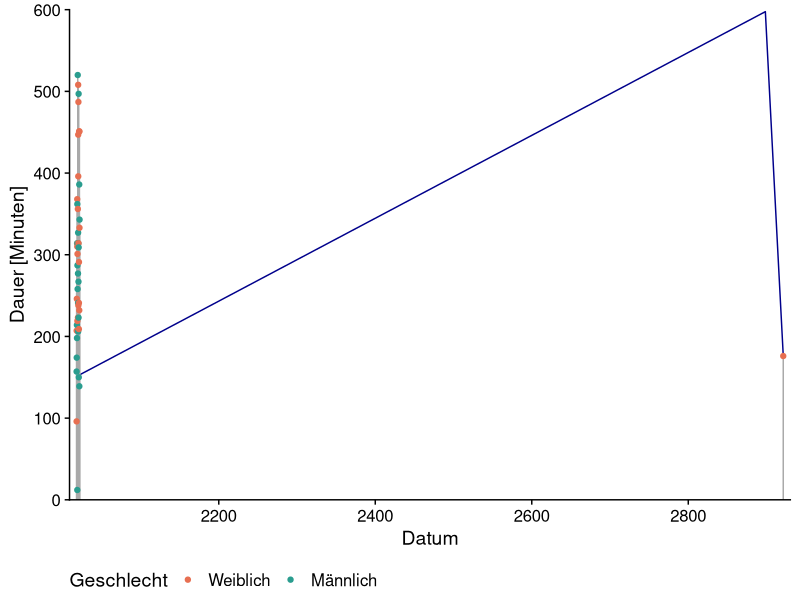
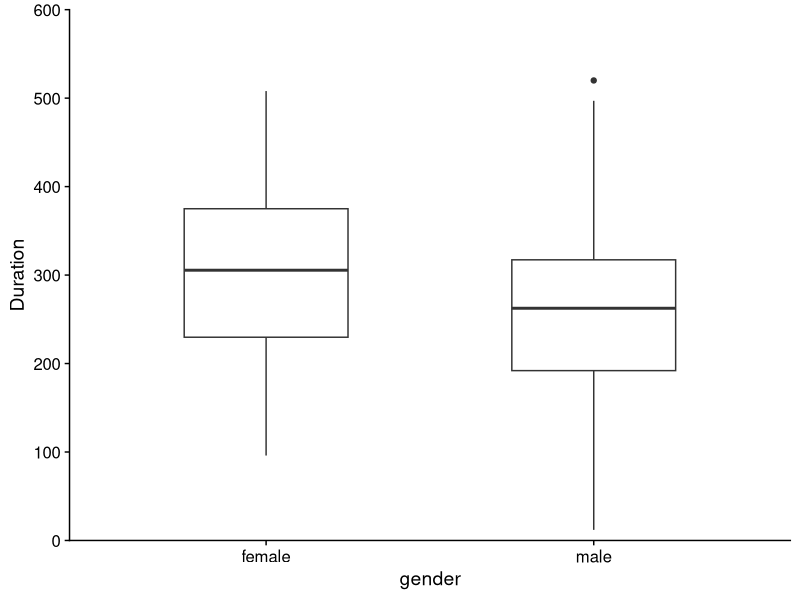
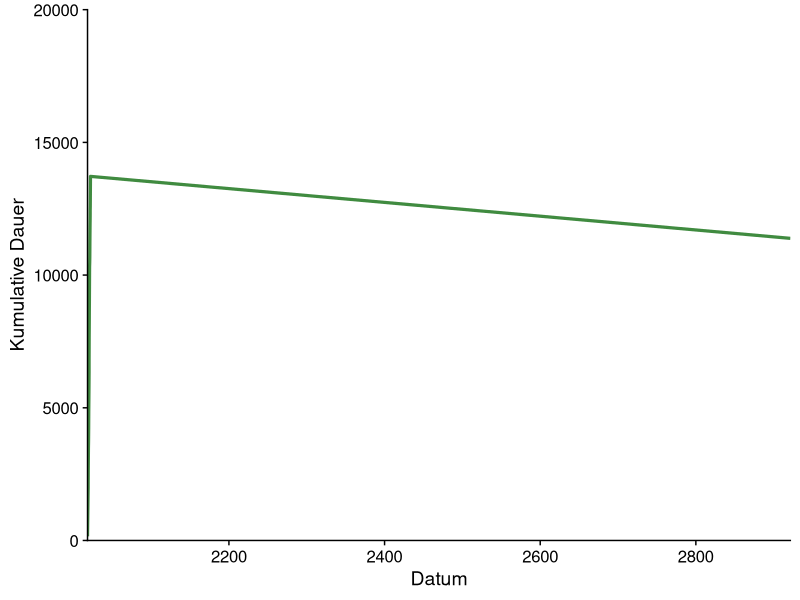
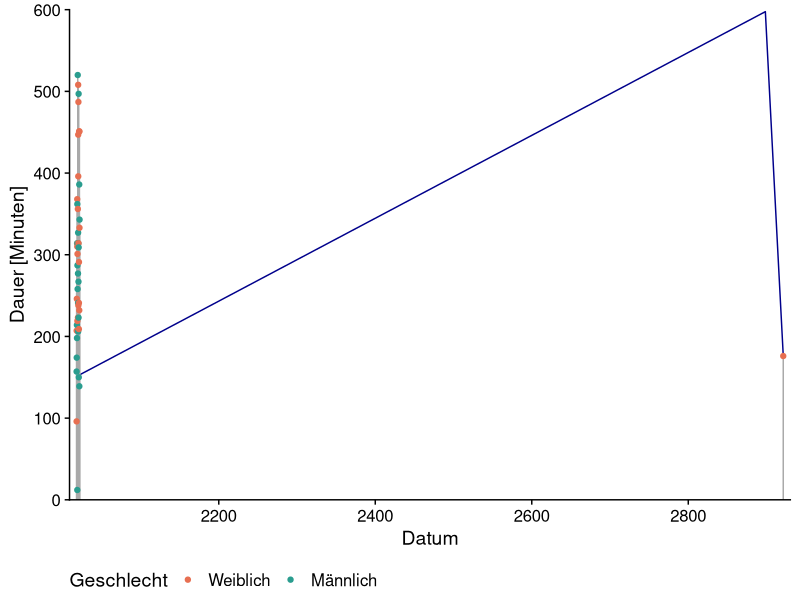

Here is the R script that generated these plots, in order:
# Header --------------------------------------------
#
# Original Author: Simon König, simonkoenig@live.de
# Created on: 2022-03-11
# 
# Last modified by: Simon König, simonkoenig@live.de
# On: 2022-08-02
#
# Script Description: some nice plots of the allesgesagt data
# 
# Notes: 
#
#
#



# load libraries and raw data --------------------------------------

library(lubridate)
library(cowplot)
library(tidyverse)

# some parsing failures aparently, also some of the data needs to be corrected
allesgesagt_raw <- read_csv("allesgesagt/allesgesagt_raw.csv")
# fix(allesgesagt_raw)

# a little bit of data wrangling
allesgesagt <- allesgesagt_raw %>% 
  mutate(Date = make_date(year, month, day),
         Duration = hours*60+minutes,
         Total_Duration = cumsum(Duration))



# first plots ------------------------

# plot time series of total interview length
ggplot(allesgesagt) +
  geom_smooth(aes(x = Date, y = Duration), se = FALSE, alpha = 0.5,
              color = "darkblue", size = 0.5) +
  geom_col(aes(x = Date, y = Duration), color = "darkgrey", alpha = 0.75) +
  geom_point(aes(x = Date, y = Duration, color = gender)) +
  scale_color_manual(breaks = c("female", "male"),
                     labels = c("Weiblich", "Männlich"),
                     values = c("#e76f51", "#2a9d8f"),
                     name = "Geschlecht") +
  # geom_smooth(aes(x = Date, y = Duration), se = FALSE, method = "lm") +
  scale_x_date(name = "Datum", expand = c(0.01,0)) +
  scale_y_continuous(expand = c(0,0), limits = c(0, 600), 
                     name = "Dauer [Minuten]") +
  theme_half_open() +
  theme(legend.position = "bottom") 
ggsave("allesgesagt/duration_ts_01.png",
       width = 18, height = 12, units = "cm", dpi = 450)

# compare length distributions for male vs. female guests
ggplot(allesgesagt) +
  geom_boxplot(aes(x = gender, y = Duration), width = 0.5) +
  scale_y_continuous(expand = c(0,0), limits = c(0, 600)) +
  theme_half_open()

# cumulative duration plot
ggplot(allesgesagt) +
  geom_line(aes(x = Date, y = Total_Duration), 
            color = "darkgreen", alpha = 0.75, size = 1.1) +
  scale_x_date(name = "Datum", expand = c(0,0)) +
  scale_y_continuous(name = "Kumulative Dauer", 
                     expand = c(0,0), limits = c(0, 20000)) +
  theme_half_open()
